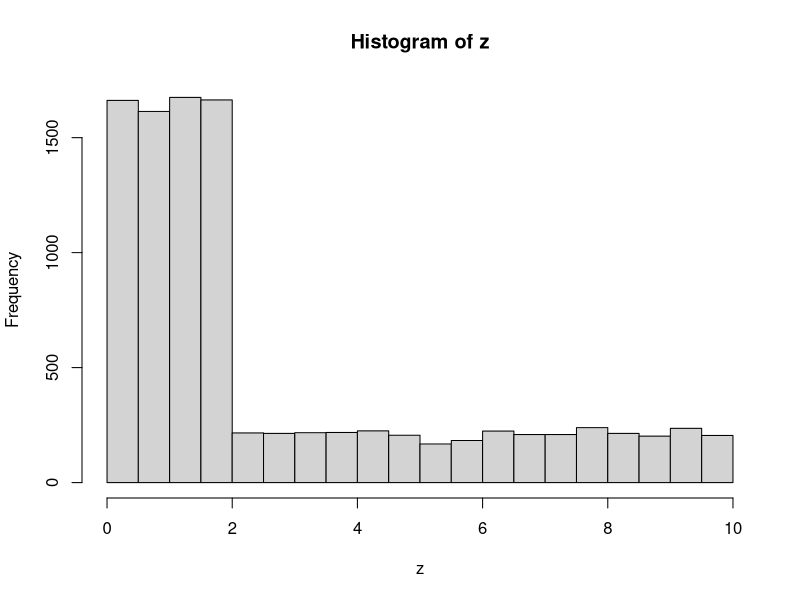

Generate this figure with R:
## ---- chunk 1
n <- 10 ^ 4
R <- runif(n)
z <- c()

for (i in R) {
   if (i < 2/3) {
       r <- 3 * i
   } else {
       r <- 24 * (i - 7/12)
   }
   z <- c(z, r)
}
## ---- chunk 2
hist(z)

